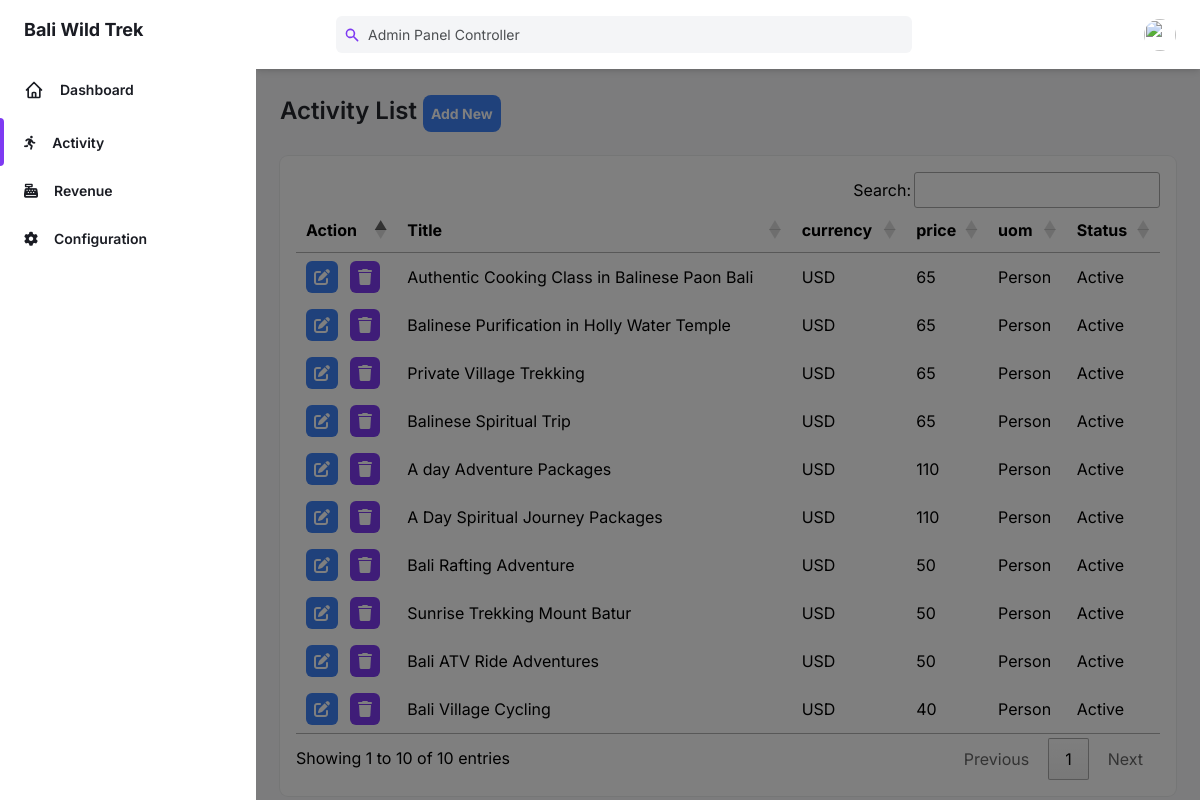
/admin/activity.php (signed in), run on the app's committed database.
### tables this page shows
CREATE TABLE IF NOT EXISTS `activity` (
  `id` int NOT NULL AUTO_INCREMENT,
  `title` varchar(200) NOT NULL,
  `slug` varchar(100) NOT NULL,
  `description` longtext,
  `currency` varchar(50) DEFAULT NULL,
  `price` int DEFAULT NULL,
  `uom` varchar(50) DEFAULT NULL,
  `benefit` longtext,
  `images` longtext,
  `is_active` int NOT NULL DEFAULT '0',
  PRIMARY KEY (`id`),
  UNIQUE KEY `slug` (`slug`)
);

### admin/class.php (called while the page is built, shortened)
<?php
$db_info = array(
    "localhost:3305",
    "root",
    "",
    "bali_wild_trek"
);
class DatabaseConnection
{
    function __construct($host, $username, $password, $dbname)
    {
        try {
            $this->db = new PDO("mysql:host=$host;dbname=$dbname", $username, $password);
        } catch (PDOException $e) {
            die("Error connecting to database: " . $e->getMessage());
        }
    }
}
class GenerateMySqlSQL extends DatabaseConnection
{
    protected $where = [];
    public function getWhereClause()
    {
        return $this->where ? 'WHERE ' . implode(' AND ', $this->where) : '';
    }
    public function clearWhere()
    {
        $this->where = [];
    }
    public function all($table)
    {
        $whereClause = $this->getWhereClause();
        $sql = "SELECT * FROM $table $whereClause";
        $stmt = $this->db->prepare($sql);
        $stmt->execute();
        return $stmt->fetchAll(PDO::FETCH_ASSOC);
    }
}
$crud = new GenerateMySqlSQL(...$db_info);

### admin/activity.php (the view, shortened to what this page needs)
<?php
include "component/header.php";
?>
<link rel="stylesheet" type="text/css" href="https://cdn.datatables.net/buttons/2.3.6/css/buttons.dataTables.min.css">
</head>
<body>
    <div class="flex h-screen bg-gray-50 dark:bg-gray-900" :class="{ 'overflow-hidden': isSideMenuOpen }">
        <?php include "component/navbar.php"; ?>
        <main class="h-full overflow-y-auto">
            <div class="container px-6 mx-auto grid">
                <h2 class="my-6 text-2xl font-semibold text-gray-700 dark:text-gray-200">
                    Activity List
                    <a href="insert.php"><button class="p-2 bg-blue-500 text-white text-sm font-bold rounded-lg w-10">Add
                            New</button></a>
                </h2>
                <div class="w-full overflow-hidden rounded-lg shadow-xs bg-white p-4 dark:text-white dark:bg-gray-800">
                    <div class="w-full overflow-x-auto">
                        <table id="datatable" class=" w-full">
                            <thead>
                                <tr>
                                    <th>
                                        Action
                                    </th>
                                    <th>
                                        Title
                                    </th>
                                    <th>
                                        currency
                                    </th>
                                    <th>
                                        price
                                    </th>
                                    <th>
                                        uom
                                    </th>
                                    <th>
                                        Status
                                    </th>
                                </tr>
                            </thead>
                            <tbody>
                                <?php
                                require_once "class.php";
                                $record = $crud->all('activity');
                                foreach ($record as $row) {
                                    $id = $row['id'];
                                    $title = $row['title'];
                                    $currency = $row['currency'];
                                    $price = $row['price'];
                                    $uom = $row['uom'];
                                    $is_active = $row['is_active'];
                                ?>
                                    <tr>
                                        <td>
                                            <div class="flex">
                                                <a href="update.php?id=<?= $id ?>"><button class="py-1 px-2 bg-blue-500 text-white rounded-md font-bold"><i class="fa-solid fa-pen-to-square"></i></button>
                                                </a>
                                                <a href="procedure-activity.php?id_delete=<?= $id ?>"><button class="py-1 px-2 bg-purple-600 text-white rounded-md font-bold ml-3"><i class="fa-solid fa-trash"></i></button>
                                                </a>
                                            </div>
                                        </td>
                                        <td>
                                            <?= $title ?>
                                        </td>
                                        <td>
                                            <?= $currency ?>
                                        </td>
                                        <td>
                                            <?= $price ?>
                                        </td>
                                        <td>
                                            <?= $uom ?>
                                        </td>
                                        <td>
                                            <?php
                                            if ($is_active == 1) {
                                                echo "Active";
                                            } else {
                                                echo "Not Active";
                                            }
                                            ?>
                                        </td>
                                    </tr>
                                <?php } ?>
                            </tbody>
                        </table>
                    </div>
                </div>
            </div>
        </main>
    </div>
    </div>
</body>
</html>

### admin/component/header.php (shortened to what this page needs)
<!DOCTYPE html>
<html :class="{ 'theme-dark': dark }" x-data="data()" lang="en">
<head>
    <link rel="stylesheet" href="./assets/css/tailwind.output.css" />
    <link rel="stylesheet" type="text/css" href="https://cdn.datatables.net/1.13.3/css/jquery.dataTables.min.css">
    <link rel="stylesheet" href="https://cdnjs.cloudflare.com/ajax/libs/font-awesome/6.4.0/css/all.min.css"
 />

### admin/component/navbar.php (shortened to what this page needs)
<?php
$link =  $_SERVER["REQUEST_URI"];
$link1 = explode("/", $link);
?>
<aside class="z-20 hidden w-64 overflow-y-auto bg-white dark:bg-gray-800 md:block flex-shrink-0">
    <div class="py-4 text-gray-500 dark:text-gray-400">
        <a class="ml-6 text-lg font-bold text-gray-800 dark:text-gray-200" href="index.php">
            Bali Wild Trek
        </a>
        <ul class="mt-6">
            <li class="relative px-6 py-3">
                <a class="inline-flex items-center w-full text-sm font-semibold text-gray-800 transition-colors duration-150 hover:text-gray-800 dark:hover:text-gray-200 dark:text-gray-100" href="index.php">
                    <span class="ml-4">Dashboard</span>
                </a>
            </li>
            <li class="relative px-6 py-3">
                <?php if ($link1[2] == "activity.php") { ?>
                    <span class="absolute inset-y-0 left-0 w-1 bg-purple-600 rounded-tr-lg rounded-br-lg" aria-hidden="true"></span>
                <?php } ?>
                <a class="inline-flex items-center w-full text-sm font-semibold text-gray-800 transition-colors duration-150 hover:text-gray-800 dark:hover:text-gray-200 dark:text-gray-100" href="activity.php">
                    <i class="fa-solid fa-person-running"></i>
                    <span class="ml-4">Activity</span>
                </a>
            </li>
            <li class="relative px-6 py-3">
                <a class="inline-flex items-center w-full text-sm font-semibold text-gray-800 transition-colors duration-150 hover:text-gray-800 dark:hover:text-gray-200 dark:text-gray-100" href="revenue.php">
                    <i class="fa-solid fa-cash-register"></i>
                    <span class="ml-4">Revenue</span>
                </a>
            </li>
            <li class="relative px-6 py-3">
                <a class="inline-flex items-center w-full text-sm font-semibold text-gray-800 transition-colors duration-150 hover:text-gray-800 dark:hover:text-gray-200 dark:text-gray-100" href="configuration.php">
                    <i class="fa-solid fa-gear"></i>
                    <span class="ml-4">Configuration</span>
                </a>
            </li>
        </ul>
    </div>
</aside>
<div x-show="isSideMenuOpen" x-transition:enter="transition ease-in-out duration-150" x-transition:enter-start="opacity-0" x-transition:enter-end="opacity-100" x-transition:leave="transition ease-in-out duration-150" x-transition:leave-start="opacity-100" x-transition:leave-end="opacity-0" class="fixed inset-0 z-10 flex items-end bg-black bg-opacity-50 sm:items-center sm:justify-center"></div>
<div class="flex flex-col flex-1 w-full">
    <header class="z-10 py-4 bg-white shadow-md dark:bg-gray-800">
        <div class="container flex items-center justify-between h-full px-6 mx-auto text-purple-600 dark:text-purple-300">
            <div class="flex justify-center flex-1 lg:mr-32">
                <div class="relative w-full max-w-xl mr-6 focus-within:text-purple-500">
                    <div class="absolute inset-y-0 flex items-center pl-2">
                        <svg class="w-4 h-4" aria-hidden="true" fill="currentColor" viewBox="0 0 20 20">
                            <path fill-rule="evenodd" d="M8 4a4 4 0 100 8 4 4 0 000-8zM2 8a6 6 0 1110.89 3.476l4.817 4.817a1 1 0 01-1.414 1.414l-4.816-4.816A6 6 0 012 8z" clip-rule="evenodd"></path>
                        </svg>
                    </div>
                    <input disabled class="w-full pl-8 pr-2 text-sm text-gray-700 placeholder-gray-600 bg-gray-100 border-0 rounded-md dark:placeholder-gray-500 dark:focus:shadow-outline-gray dark:focus:placeholder-gray-600 dark:bg-gray-700 dark:text-gray-200 focus:placeholder-gray-500 focus:bg-white focus:border-purple-300 focus:outline-none focus:shadow-outline-purple form-input" type="text" placeholder="Admin Panel Controller" aria-label="Search" />
                </div>
            </div>
            <ul class="flex items-center flex-shrink-0 space-x-6">
                <li class="relative">
                    <button class="align-middle rounded-full focus:shadow-outline-purple focus:outline-none" @click="toggleProfileMenu" @keydown.escape="closeProfileMenu" aria-label="Account" aria-haspopup="true">
                        <img class="object-cover w-8 h-8 rounded-full" src="https://cdn.pixabay.com/photo/2015/10/05/22/37/blank-profile-picture-973460__340.png" alt="" aria-hidden="true" />
                    </button>
                </li>
            </ul>
        </div>
    </header>

### data on the page
activity: title "Authentic Cooking Class in Balinese Paon Bali", currency "USD", price "65", uom "Person", is_active "Active"
activity: title "Balinese Purification in Holly Water Temple", currency "USD", price "65", uom "Person", is_active "Active"
activity: title "Private Village Trekking", currency "USD", price "65", uom "Person", is_active "Active"
activity: title "Balinese Spiritual Trip", currency "USD", price "65", uom "Person", is_active "Active"
activity: title "A day Adventure Packages", currency "USD", price "110", uom "Person", is_active "Active"
activity: title "A Day Spiritual Journey Packages", currency "USD", price "110", uom "Person", is_active "Active"
activity: title "Bali Rafting Adventure", currency "USD", price "50", uom "Person", is_active "Active"
activity: title "Sunrise Trekking Mount Batur", currency "USD", price "50", uom "Person", is_active "Active"
activity: title "Bali ATV Ride Adventures", currency "USD", price "50", uom "Person", is_active "Active"
activity: title "Bali Village Cycling", currency "USD", price "40", uom "Person", is_active "Active"
